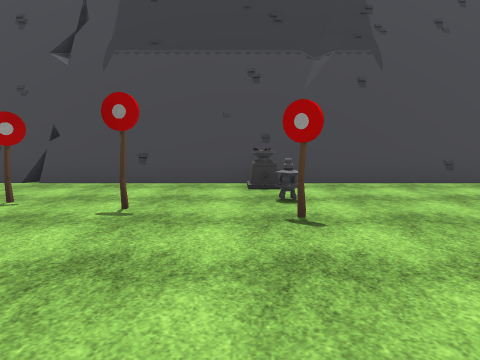
View 1 (above)

17 first-person views from a walk through a scene from a Unity 3-D project. The camera is 1.4 m above the floor, tilts 6° down and sees 70° across. The floor is counted in squares, 2 m on a side. Each view is taken from the middle of a square. On the plan, view 1 faces up. The plan holds only what a view shows up to about 11 squares ahead; the rest is blank. The place goes on beyond the plan. The player character is not drawn. Some surface patterns are stand-ins.

View 2
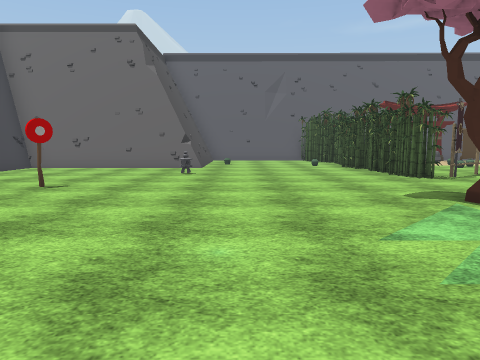

View 3
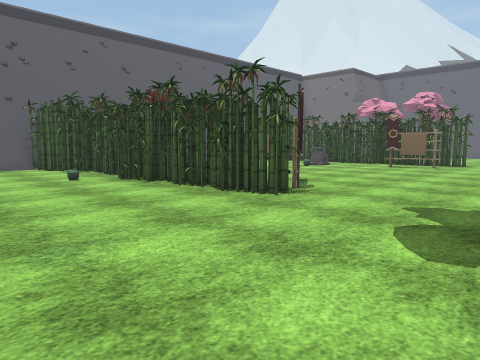

View 4
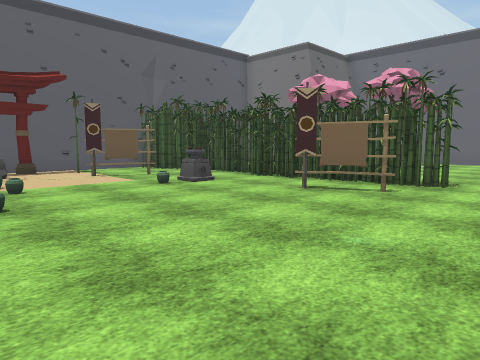

View 5
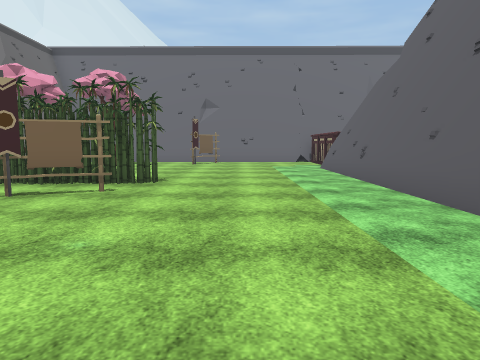

View 6
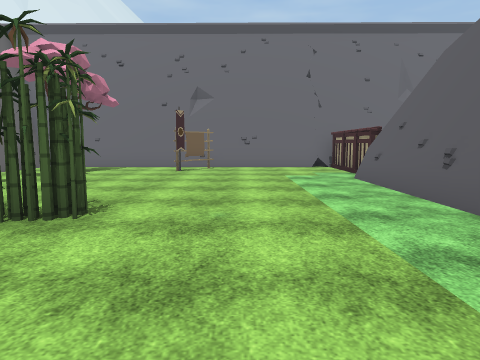

View 7
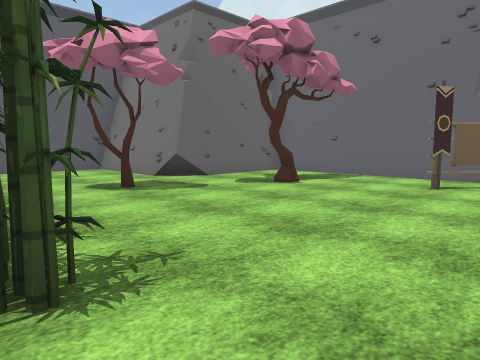

View 8
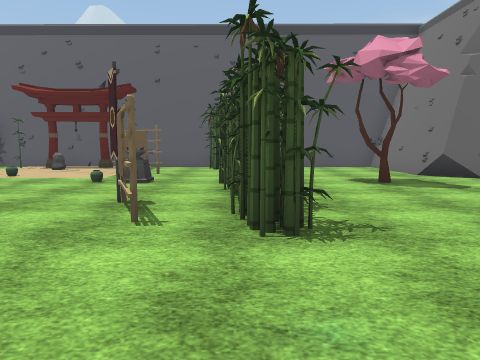

View 9
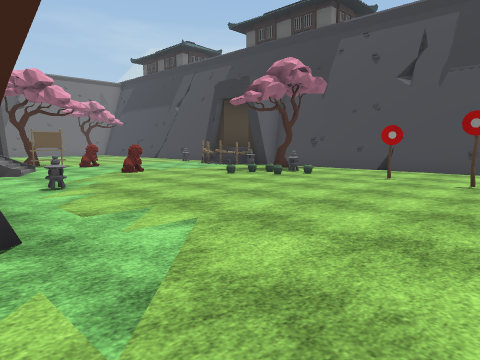

View 10
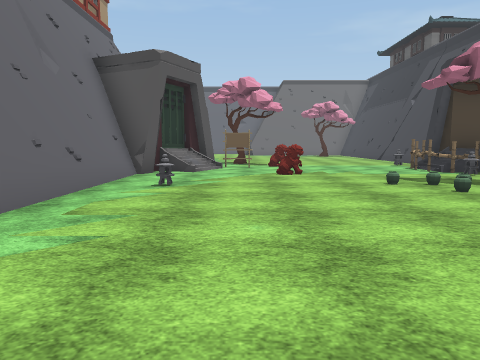

View 11
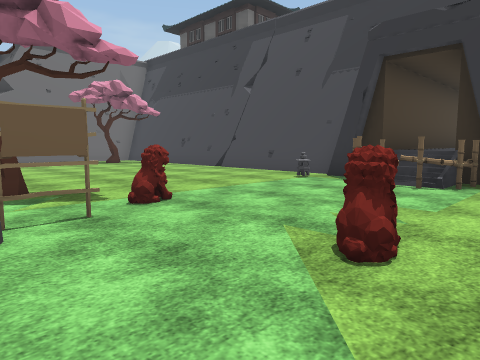

View 12
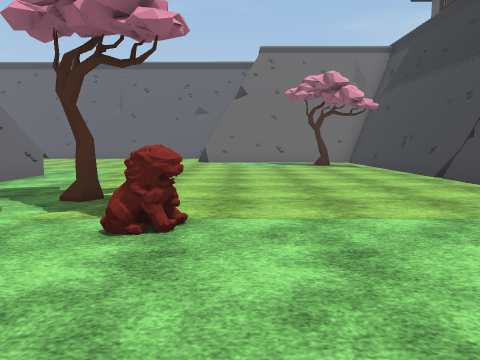

View 13
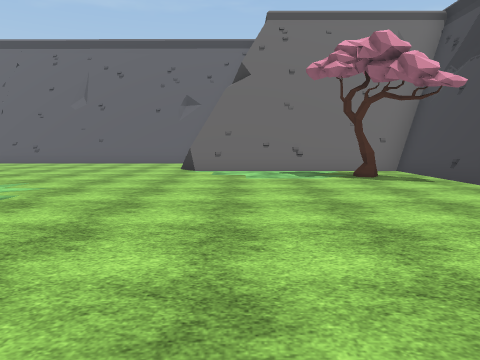

View 14
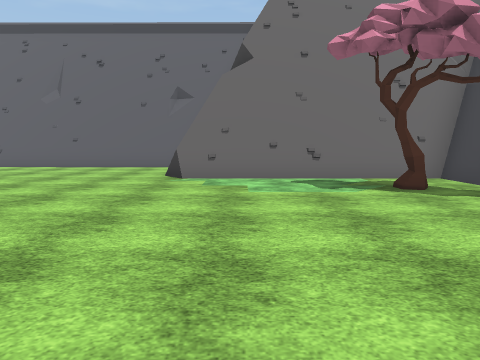

View 15
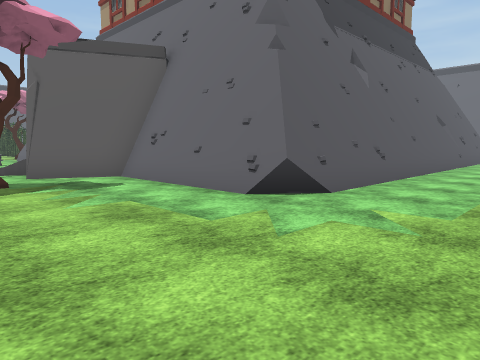

View 16
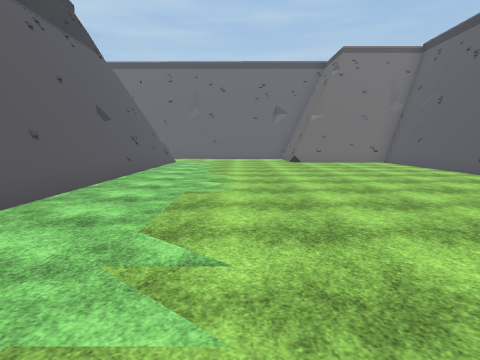

View 17
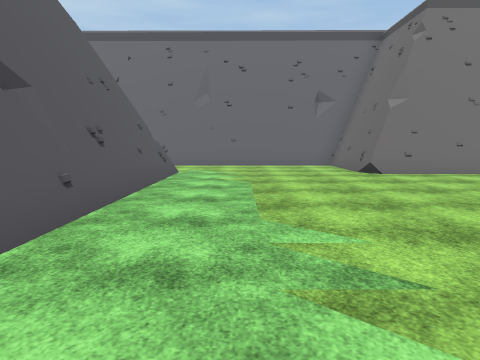

### Floor plan
Points are (right, up) in squares from view 1. A wall is a line through its corners. A room is listed if a view was taken in it or the views show most of it. See-through windows are left out.
Room 1 (views 1, 2, 3, 4, 5, 6, 7, 8, 9, 10, 11, 12, 13, 14, 15, 16, 17)
walls: (-8.4, -2.6) (-3.5, -2.6); (-8.6, -2) (-8.1, -2.2) (-8.4, -2.8) (-4, -2.8); (-8.6, -1.2) (-8.9, -2.2); (-10.3, -1.7) (-9.3, -2.1); (-10.8, -1.2) (-9.6, -1.8); (-11.5, -2.1) (-11, -0.9) (-10.5, -1.1); (-8.4, 6.2) (-9.5, 6.2); (-10.4, 5.8) (-11.1, 5.8); (-2.5, -9.5) (-2.5, -16.3); (-15.9, -2.6) (-11.9, -2.6); (-2.8, -9.9) (-2.8, -16.1); (-3.6, 6.6) (-3.9, 6.1); (-11.1, 6.5) (-21.3, 6.5) (-21.3, 0.6); (5.2, 1.5) (5.2, 6.5); (-16.1, -11.6) (-16.1, -2.8) (-11.9, -2.8) (-11.7, -2.4); (6.1, 1.3) (5.5, 1.3) (5.5, 5.9); (-21, 0.8) (-21.4, 0.5); (5.3, 6.2) (-6.4, 6.2); (5.5, 6.5) (-6.3, 6.5); (-16.1, -16.1) (-16.1, -11.8); (9.9, -2.9) (10, -1.8); (-16.3, -16.5) (-16.3, -3.1); (9.9, -6.1) (9.9, -4.3); (-24.8, 0.2) (-24.8, -5.6); (9.9, -8.2) (9.9, -6.2); (-2.9, -19.6) (6, -19.6); (-3, -19.7) (1.1, -19.8); (9.7, -11.6) (9.7, -1.8); (6.3, -16.3) (9.6, -16.3); (9.9, -11.8) (9.9, -8.3); (1.6, -19.8) (6, -19.8); (-24.8, -11) (-24.8, -14.1); (-21.3, -16.1) (-21.3, -19.1); (6.3, -19.6) (6.3, -16.1); (-23.9, -16.3) (-21, -16.3); (9.9, -16.3) (9.9, -13.7)
low walls: (-8.7, -1.5) (-9, -2.2); (-10.1, -1.3) (-9.5, -1.6); (-8.6, 5.8) (-9.5, 5.8); (-8.5, 6) (-8.5, 5.5) (-9.5, 5.6); (-11.1, 6.2) (-21, 6.2) (-21, 0.8); (-16.3, -3.1) (-15.9, -2.6); (-24.5, 0) (-24.6, -5.5); (5.9, -16.8) (6.5, -16.1) (9.6, -16.1) (9.7, -13.7); (-24.6, -10.9) (-24.6, -14); (6, -19.6) (6, -16.6); (-23.8, -16.1) (-21, -16.1) (-21, -19)
objects: tree (-19, 5); tree (-12, 0); statue (-11, 1); lantern (-11, 5); other object (-10, 0); other object (-10, 5); other object (-10, 6); other object (-9, 5); statue (-8, 1); lantern (-8, 4); other object (-8, 5); other object (-8, 6); tree (-7, 5); lantern (-6, -1); lantern (-5, 4); other object (-3, -19); other object (-3, -18); other object (-3, -17); other object (-3, 4); tree (-1, -3); other object (-1, 4); other object (0, 6); other object (1, -19) to (1, -18); other object (1, 3); lantern (1, 4); other object (2, -12); other object (2, -11) to (3, -11); other object (2, -4); other object (3, -12) to (4, -12); other object (3, -6); other object (3, -5); other object (3, -4); lantern (3, 1); tree (4, -17); other object (4, -4); tree (5, -15); other object (5, -13); other object (5, -12); other object (5, -10); other object (5, -4) to (5, -3); other object (6, -12); other object (6, -4) to (6, -3); other object (7, -12) to (8, -12); other object (7, -10); other object (7, -9); other object (7, -4); other object (8, -13) to (9, -11); tree (8, -9); rock (8, -7); other object (8, -4); other object (9, -7); other object (9, -6); other object (9, -4) to (9, -3)

Positions as (right, up) in squares from view 1, and headings:
1: (0, 0), facing up
2: (-5, 0), facing right
3: (-1, 0), facing down-right
4: (0, -6), facing down-right
5: (0, -6), facing down
6: (0, -9), facing down
7: (0, -12), facing down-right
8: (-1, -12), facing right
9: (0, -3), facing up-left
10: (0, 0), facing left
11: (-7, -1), facing up-left
12: (-8, 2), facing left
13: (-12, 2), facing left
14: (-14, 2), facing left
15: (-19, 1), facing down-right
16: (-19, -3), facing down
17: (-18, -8), facing down
